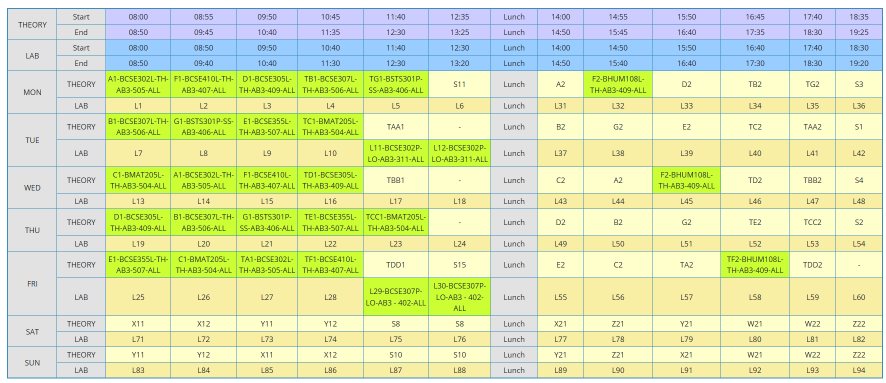
#> input picture timetables/Michael.png, 1772 x 765 px (shown at 1/2 size); its folder holds only this picture in this run
$ python main.py
#> lines starting #> are read from the running program, lines starting #| are printed output that depends on the picture
import cv2
import numpy as np
import pytesseract
import os
import re
import time
from concurrent.futures import ThreadPoolExecutor, as_completed
import matplotlib.pyplot as plt
import matplotlib.colors as mcolors

pytesseract.pytesseract.tesseract_cmd = r'C:\Program Files\Tesseract-OCR\tesseract.exe'

# 1. THE HARDCODED SLOT TEMPLATE (Mon-Fri, 8:00 AM - 6:00 PM)
# Each cell contains a list of standard slot names that belong to that day/time.
# (You can easily edit these strings to perfectly match your university's exact slot codes)
SLOT_TEMPLATE = [
    # MONDAY
    [
        ["A1", "AI", "AL", "L1", "LI", "LL"],
        ["F1", "FI", "FL", "L2"],
        ["D1", "DI", "DL", "L3"],
        ["TB1", "TBI", "TBL", "L4"],
        ["TG1", "TGI", "TGL", "L5"],
        ["L6", "S11", "S1I", "S1L", "SI1", "SII", "SIL", "SL1", "SLI", "SLL"],
        ["LUNCH"],
        ["A2", "L31", "L3I", "L3L"],
        ["F2", "L32"],
        ["D2", "L33"],
        ["TB2", "L34"]
    ],
    # TUESDAY
    [
        ["B1", "BI", "BL", "L7"],
        ["G1", "GI", "GL", "L8"],
        ["E1", "EI", "EL", "L9"],
        ["TC1", "TCI", "TCL", "L10", "LI0", "LL0"],
        ["TAA1", "TAAI", "TAAL", "L11", "L1I", "L1L", "LI1", "LII", "LIL", "LL1", "LLI", "LLL"],
        ["L12", "LI2", "LL2"],
        ["LUNCH"],
        ["B2", "L37"],
        ["G2", "L38"],
        ["E2", "L39"],
        ["TC2", "L40"]
    ],
    # WEDNESDAY
    [
        ["C1", "CI", "CL", "L13", "LI3", "LL3"],
        ["A1", "AI", "AL", "L14", "LI4", "LL4"],
        ["F1", "FI", "FL", "L15", "LI5", "LL5"],
        ["TD1", "TDI", "TDL", "L16", "LI6", "LL6"],
        ["TBB1", "TBBI", "TBBL", "L17", "LI7", "LL7"],
        ["L18", "LI8", "LL8"],
        ["LUNCH"],
        ["C2", "L43"],
        ["A2", "L44"],
        ["F2", "L45"],
        ["TD2", "L46"]
    ],
    # THURSDAY
    [
        ["D1", "DI", "DL", "L19", "LI9", "LL9"],
        ["B1", "BI", "BL", "L20"],
        ["G1", "GI", "GL", "L21", "L2I", "L2L"],
        ["TE1", "TEI", "TEL", "L22"],
        ["TCC1", "TCCI", "TCCL", "L23"],
        ["L24"],
        ["LUNCH"],
        ["D2", "L49"],
        ["B2", "L50"],
        ["G2", "L51", "L5I", "L5L"],
        ["TE2", "L52"]
    ],
    # FRIDAY
    [
        ["E1", "EI", "EL", "L25"],
        ["C1", "CI", "CL", "L26"],
        ["TA1", "TAI", "TAL", "L27"],
        ["TF1", "TFI", "TFL", "L28"],
        ["TDD1", "TDDI", "TDDL", "L29"],
        ["L30", "S15", "SI5", "SL5"],
        ["LUNCH"],
        ["E2", "L55"],
        ["C2", "L56"],
        ["TA2", "L57"],
        ["TF2", "L58"]
    ]
]


# Generate a flat set of all valid slot names to check against OCR text
ALL_KNOWN_SLOTS = set(slot for day in SLOT_TEMPLATE for timeslots in day for slot in timeslots)

def extract_matrix_via_text(image_path: str, name: str):
    # Initialize a 5x11 matrix of 1s (Everyone is Free by default)
    person_matrix = np.ones((5, 11))

    img = cv2.imread(image_path)
    gray = cv2.cvtColor(img, cv2.COLOR_BGR2GRAY)

    # Still use grid detection purely to isolate text blocks (prevents OCR column-scrambling)
    thresh = cv2.adaptiveThreshold(gray, 255, cv2.ADAPTIVE_THRESH_MEAN_C, cv2.THRESH_BINARY_INV, 15, 4)
    horiz_kernel = cv2.getStructuringElement(cv2.MORPH_RECT, (25, 1))
    vert_kernel = cv2.getStructuringElement(cv2.MORPH_RECT, (1, 25))

    grid_mask = cv2.addWeighted(
        cv2.morphologyEx(thresh, cv2.MORPH_OPEN, horiz_kernel), 0.5,
        cv2.morphologyEx(thresh, cv2.MORPH_OPEN, vert_kernel), 0.5, 0
    )
    grid_mask = cv2.threshold(grid_mask, 0, 255, cv2.THRESH_BINARY)[1]
    contours, _ = cv2.findContours(grid_mask, cv2.RETR_TREE, cv2.CHAIN_APPROX_SIMPLE)

    # --- Pass 1 (fast, sequential): crop + preprocess every candidate cell ---
    # Pure numpy/OpenCV work - nothing to gain from threading it.
    # The real bottleneck is the tesseract subprocess call below.
    cell_images = []
    for contour in contours:
        x, y, w, h = cv2.boundingRect(contour)
        if 200 < (w * h) < 200000 and w > 20 and h > 20:
            margin = 3
            cropped = img[y+margin : y+h-margin, x+margin : x+w-margin]
            if cropped.size == 0:
                continue

            resized = cv2.resize(cropped, (0, 0), fx=3, fy=3, interpolation=cv2.INTER_CUBIC)
            cell_thresh = cv2.threshold(cv2.cvtColor(resized, cv2.COLOR_BGR2GRAY), 0, 255, cv2.THRESH_BINARY + cv2.THRESH_OTSU)[1]
            cell_images.append(cell_thresh)

    # --- Pass 2 (slow, parallel): OCR each candidate cell ---
    # pytesseract shells out to the tesseract binary as a subprocess, so it releases
    # the GIL while waiting - a thread pool gives real parallelism here.
    def _ocr_cell(cell_thresh):
        try:
            return pytesseract.image_to_string(cell_thresh, config='--psm 6').strip().upper()
        except Exception:
            return ""

    found_busy_slots = set()
    if cell_images:
        max_workers = min(16, len(cell_images))
        with ThreadPoolExecutor(max_workers=max_workers) as pool:
            for cell_text in pool.map(_ocr_cell, cell_images):
                cleaned_text = " ".join(cell_text.split())

                # If the block has text and looks like an actual course block
                if len(cleaned_text) > 8:
                    # Scan the text for any known slot name using regex word boundaries
                    for known_slot in ALL_KNOWN_SLOTS:
                        if re.search(rf'\b{known_slot}\b', cleaned_text):
                            found_busy_slots.add(known_slot)

    # Cross-reference found slots with the master template to build the matrix
    for d_idx, day_slots in enumerate(SLOT_TEMPLATE):
        for t_idx, time_slots in enumerate(day_slots):
            # If ANY of the slot names mapped to this specific time were found as busy in the OCR scan
            if any(slot in found_busy_slots for slot in time_slots):
                person_matrix[d_idx, t_idx] = 0  # Mark as Busy

    print(f"   Successfully mapped matrix for {name}.")
    return person_matrix

def process_timetables(folder_path: str):
#> called with folder_path = 'timetables'
    if not os.path.exists(folder_path):
        return None

    image_files = [
        f for f in os.listdir(folder_path)
        if f.lower().endswith(('.png', '.jpg', '.jpeg'))
    ]
    if not image_files:
        return {}

    all_schedules = {}
    start = time.time()

    # Each person's image is independent, and extract_matrix_via_text spends almost
    # all its time waiting on tesseract subprocess calls, so images are processed
    # concurrently rather than one after another.
    max_workers = min(8, len(image_files))
    with ThreadPoolExecutor(max_workers=max_workers) as pool:
        future_to_name = {}
        for filename in image_files:
            name, _ = os.path.splitext(filename)
            print(f"-- Queuing {name}...")
            future = pool.submit(extract_matrix_via_text, os.path.join(folder_path, filename), name)
            future_to_name[future] = name
#> this loop made 1 pass
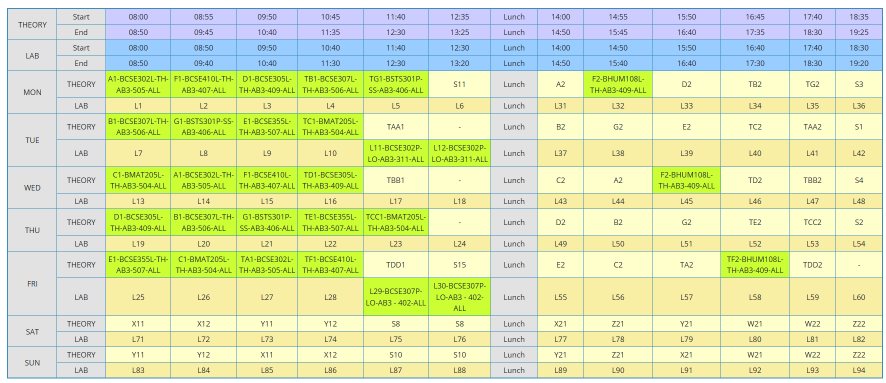
#> input picture timetables/Michael.png, 1772 x 765 px (shown at 1/2 size)
#> pass 1, in extract_matrix_via_text, `gray = cv2.cvtColor(img, cv2.COLOR_BGR2GRAY)`:
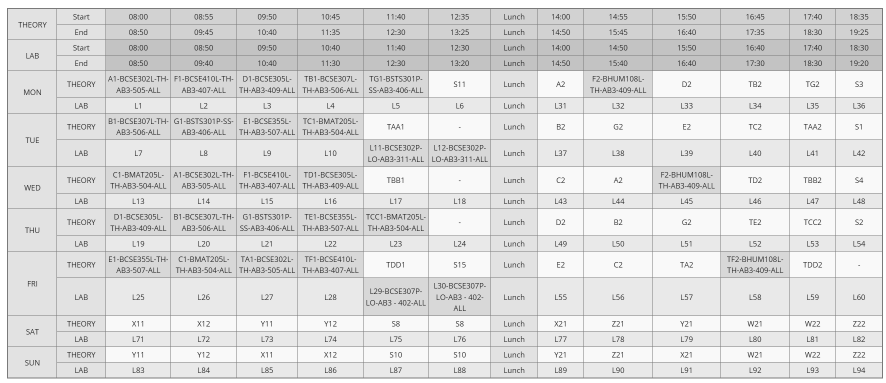
#> gray: shape (765, 1772) (shown at 1/2 size); min 36, max 255, mean 220.9
#> pass 1, in extract_matrix_via_text, `thresh = cv2.adaptiveThreshold(gray, 255, cv2.ADAPTIVE_THRESH_MEAN_C, ..`:
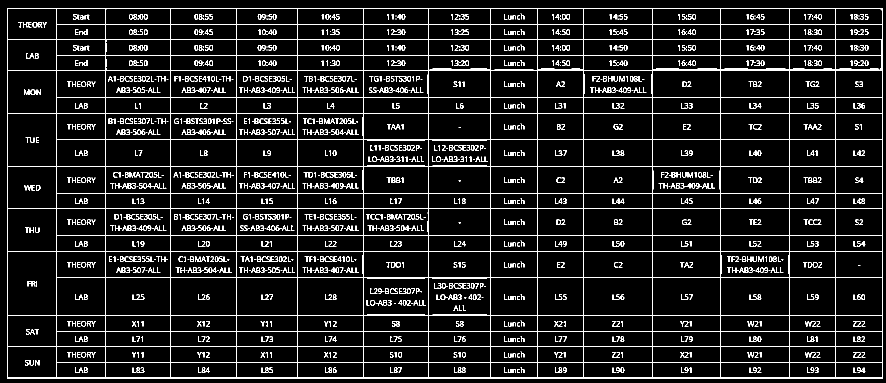
#> thresh: shape (765, 1772) (shown at 1/2 size); 7.8% white in thin lines or dots
#> pass 1, in extract_matrix_via_text, `grid_mask = cv2.addWeighted( cv2.morphologyEx(thresh, cv2.MORPH_OPEN, ..`:
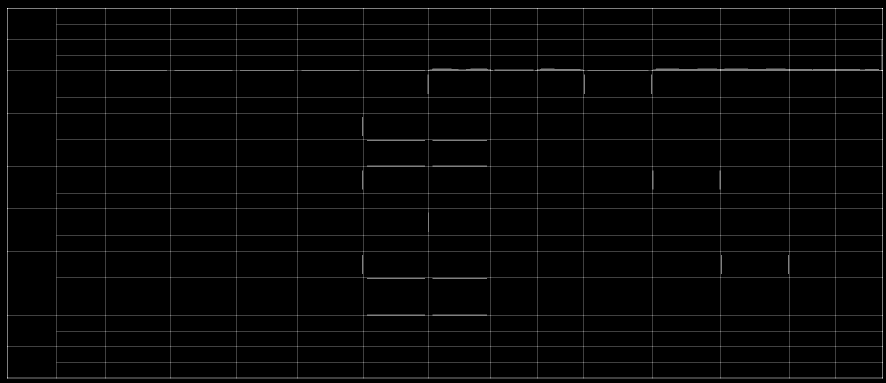
#> grid_mask: shape (765, 1772) (shown at 1/2 size); min 0, max 255, mean 5.2
#> pass 1, in extract_matrix_via_text, `grid_mask = cv2.threshold(grid_mask, 0, 255, cv2.THRESH_BINARY)[1]`:
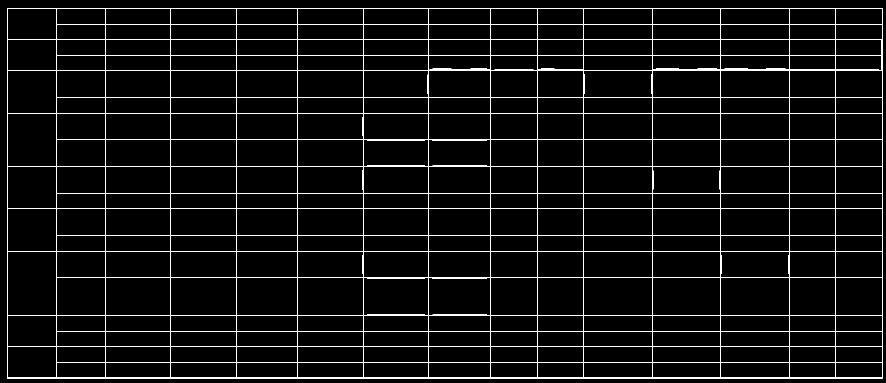
#> grid_mask: shape (765, 1772) (shown at 1/2 size); 4% white in thin lines or dots

        for future in as_completed(future_to_name):
            name = future_to_name[future]
            try:
                all_schedules[name] = future.result()
            except Exception as e:
                print(f"   ! Failed to process {name}: {e}")

    print(f"Processed {len(all_schedules)} timetable(s) in {time.time() - start:.1f}s "
          f"({max_workers} worker threads).")
    return all_schedules

# [85 lines left out: function generate_heatmap, not called in this run]

# --- RUN ---
folder = 'timetables'
#> (the run stopped early here; a loop or call above may not have finished)

$ run again, on timetables/Shreyaa.jpeg
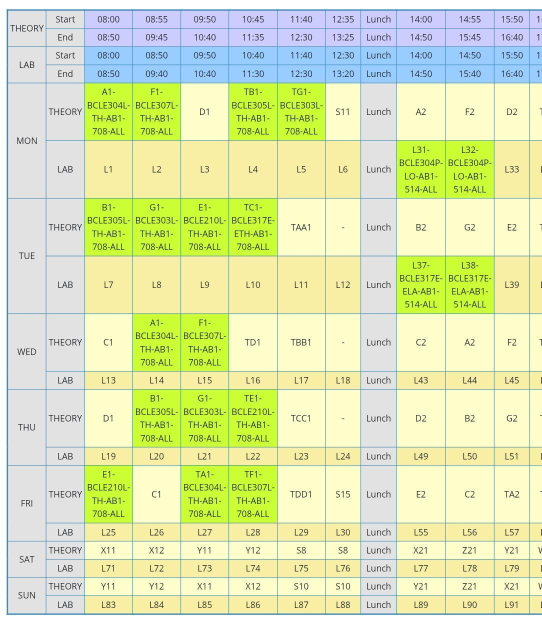
#> input picture timetables/Shreyaa.jpeg, 1084 x 1241 px (shown at 1/2 size)
#> the loop in process_timetables, `for filename in image_files:` made 1 pass
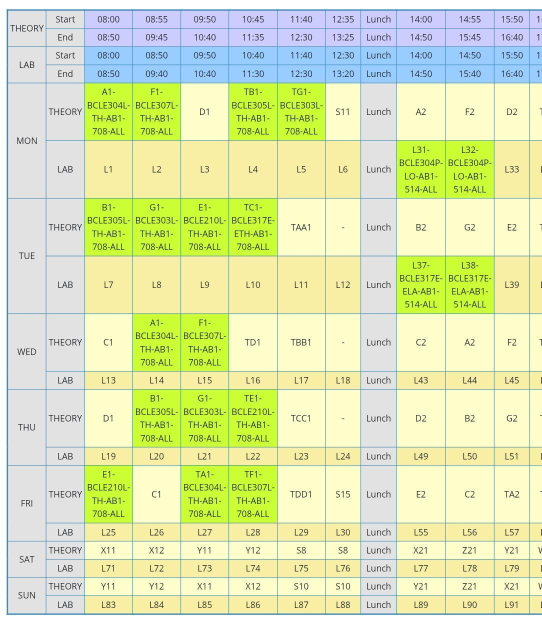
#> input picture timetables/Shreyaa.jpeg, 1084 x 1241 px (shown at 1/2 size)
#> pass 1, in extract_matrix_via_text, `thresh = cv2.adaptiveThreshold(gray, 255, cv2.ADAPTIVE_THRESH_MEAN_C, ..`:
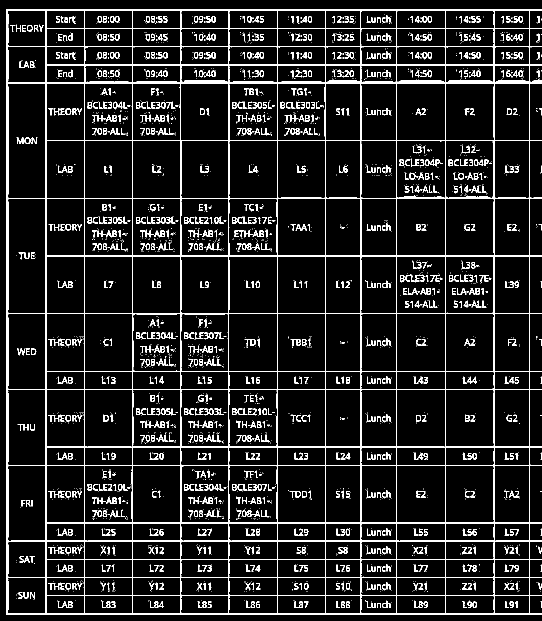
#> thresh: shape (1241, 1084) (shown at 1/2 size); 10% white in thin lines or dots
#> pass 1, in extract_matrix_via_text, `grid_mask = cv2.threshold(grid_mask, 0, 255, cv2.THRESH_BINARY)[1]`:
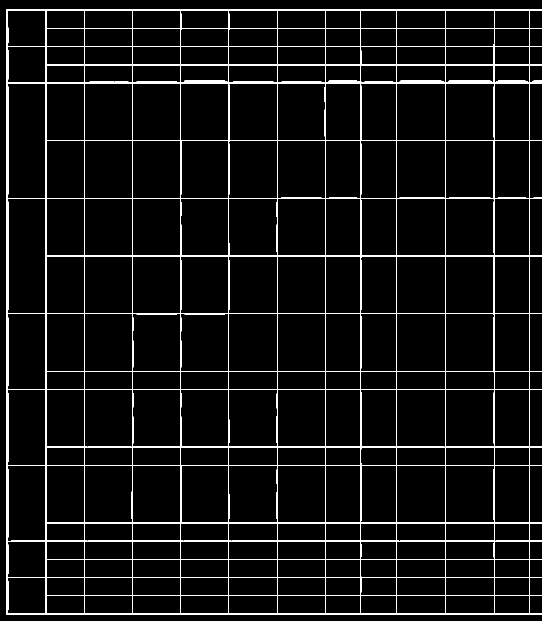
#> grid_mask: shape (1241, 1084) (shown at 1/2 size); 5.4% white in thin lines or dots
